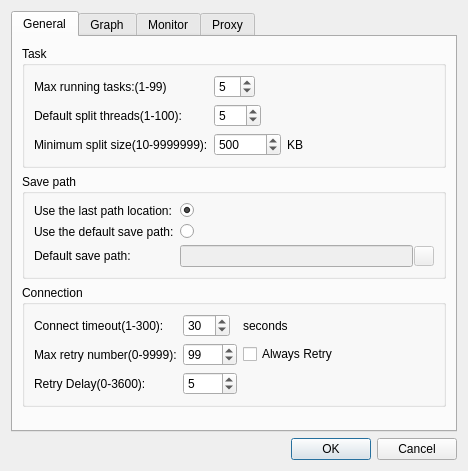
<?xml version="1.0" encoding="UTF-8"?>
<ui version="4.0">
 <class>preferences</class>
 <widget class="QDialog" name="preferences">
  <property name="geometry">
   <rect>
    <x>0</x>
    <y>0</y>
    <width>468</width>
    <height>471</height>
   </rect>
  </property>
  <property name="windowTitle">
   <string>preferences</string>
  </property>
  <layout class="QVBoxLayout" name="verticalLayout_2">
   <item>
    <layout class="QVBoxLayout" name="verticalLayout">
     <item>
      <widget class="QTabWidget" name="tabWidget">
       <property name="locale">
        <locale language="Chinese" country="China"/>
       </property>
       <property name="currentIndex">
        <number>0</number>
       </property>
       <widget class="QWidget" name="General">
        <attribute name="title">
         <string>General</string>
        </attribute>
        <layout class="QVBoxLayout" name="verticalLayout_9">
         <item>
          <widget class="QGroupBox" name="taskGroupBox">
           <property name="title">
            <string>Task</string>
           </property>
           <layout class="QVBoxLayout" name="verticalLayout_3">
            <item>
             <layout class="QGridLayout" name="gridLayout">
              <item row="1" column="0">
               <widget class="QLabel" name="label">
                <property name="text">
                 <string>Default split threads(1-100):</string>
                </property>
               </widget>
              </item>
              <item row="1" column="1">
               <widget class="QSpinBox" name="splitSpinBox">
                <property name="sizePolicy">
                 <sizepolicy hsizetype="Fixed" vsizetype="Fixed">
                  <horstretch>0</horstretch>
                  <verstretch>0</verstretch>
                 </sizepolicy>
                </property>
                <property name="minimum">
                 <number>1</number>
                </property>
                <property name="maximum">
                 <number>100</number>
                </property>
                <property name="value">
                 <number>5</number>
                </property>
               </widget>
              </item>
              <item row="2" column="1">
               <layout class="QHBoxLayout" name="horizontalLayout_2">
                <item>
                 <widget class="QSpinBox" name="minimumSplitSizeSpinBox">
                  <property name="sizePolicy">
                   <sizepolicy hsizetype="Fixed" vsizetype="Fixed">
                    <horstretch>0</horstretch>
                    <verstretch>0</verstretch>
                   </sizepolicy>
                  </property>
                  <property name="minimum">
                   <number>10</number>
                  </property>
                  <property name="maximum">
                   <number>9999999</number>
                  </property>
                  <property name="value">
                   <number>500</number>
                  </property>
                 </widget>
                </item>
                <item>
                 <widget class="QLabel" name="label_8">
                  <property name="text">
                   <string>KB</string>
                  </property>
                 </widget>
                </item>
                <item>
                 <spacer name="horizontalSpacer_2">
                  <property name="orientation">
                   <enum>Qt::Horizontal</enum>
                  </property>
                  <property name="sizeHint" stdset="0">
                   <size>
                    <width>40</width>
                    <height>20</height>
                   </size>
                  </property>
                 </spacer>
                </item>
               </layout>
              </item>
              <item row="0" column="0">
               <widget class="QLabel" name="label_17">
                <property name="text">
                 <string>Max running tasks:(1-99)</string>
                </property>
               </widget>
              </item>
              <item row="0" column="1">
               <layout class="QHBoxLayout" name="horizontalLayout_3">
                <item>
                 <widget class="QSpinBox" name="maxRunningTasksSpinBox">
                  <property name="minimum">
                   <number>1</number>
                  </property>
                  <property name="value">
                   <number>5</number>
                  </property>
                 </widget>
                </item>
                <item>
                 <spacer name="horizontalSpacer_5">
                  <property name="orientation">
                   <enum>Qt::Horizontal</enum>
                  </property>
                  <property name="sizeHint" stdset="0">
                   <size>
                    <width>40</width>
                    <height>20</height>
                   </size>
                  </property>
                 </spacer>
                </item>
               </layout>
              </item>
              <item row="2" column="0">
               <widget class="QLabel" name="label_7">
                <property name="text">
                 <string>Minimum split size(10-9999999):</string>
                </property>
               </widget>
              </item>
             </layout>
            </item>
           </layout>
          </widget>
         </item>
         <item>
          <widget class="QGroupBox" name="groupBox_4">
           <property name="title">
            <string>Save path</string>
           </property>
           <layout class="QVBoxLayout" name="verticalLayout_5">
            <item>
             <layout class="QGridLayout" name="gridLayout_5">
              <item row="3" column="0">
               <widget class="QLabel" name="label_2">
                <property name="text">
                 <string>Default save path:</string>
                </property>
               </widget>
              </item>
              <item row="3" column="1">
               <layout class="QHBoxLayout" name="horizontalLayout">
                <property name="spacing">
                 <number>1</number>
                </property>
                <property name="sizeConstraint">
                 <enum>QLayout::SetDefaultConstraint</enum>
                </property>
                <property name="topMargin">
                 <number>0</number>
                </property>
                <property name="bottomMargin">
                 <number>0</number>
                </property>
                <item>
                 <widget class="QLineEdit" name="saveToLineEdit">
                  <property name="enabled">
                   <bool>false</bool>
                  </property>
                 </widget>
                </item>
                <item>
                 <widget class="QPushButton" name="saveToPushButton">
                  <property name="enabled">
                   <bool>false</bool>
                  </property>
                  <property name="sizePolicy">
                   <sizepolicy hsizetype="Fixed" vsizetype="Fixed">
                    <horstretch>0</horstretch>
                    <verstretch>0</verstretch>
                   </sizepolicy>
                  </property>
                  <property name="minimumSize">
                   <size>
                    <width>16</width>
                    <height>0</height>
                   </size>
                  </property>
                  <property name="maximumSize">
                   <size>
                    <width>20</width>
                    <height>20</height>
                   </size>
                  </property>
                  <property name="text">
                   <string/>
                  </property>
                  <property name="icon">
                   <iconset resource="../netfleet.qrc">
                    <normaloff>:/images/open.png</normaloff>:/images/open.png</iconset>
                  </property>
                 </widget>
                </item>
               </layout>
              </item>
              <item row="1" column="1">
               <widget class="QRadioButton" name="useLastPathRadioButton">
                <property name="layoutDirection">
                 <enum>Qt::LeftToRight</enum>
                </property>
                <property name="text">
                 <string/>
                </property>
                <property name="checked">
                 <bool>true</bool>
                </property>
               </widget>
              </item>
              <item row="2" column="1">
               <widget class="QRadioButton" name="useDefaultPathRadioButton">
                <property name="layoutDirection">
                 <enum>Qt::LeftToRight</enum>
                </property>
                <property name="text">
                 <string/>
                </property>
               </widget>
              </item>
              <item row="1" column="0">
               <widget class="QLabel" name="label_18">
                <property name="text">
                 <string>Use the last path location:</string>
                </property>
               </widget>
              </item>
              <item row="2" column="0">
               <widget class="QLabel" name="label_19">
                <property name="text">
                 <string>Use the default save path:</string>
                </property>
               </widget>
              </item>
             </layout>
            </item>
           </layout>
          </widget>
         </item>
         <item>
          <widget class="QGroupBox" name="groupBox_2">
           <property name="title">
            <string>Connection</string>
           </property>
           <layout class="QVBoxLayout" name="verticalLayout_6">
            <item>
             <layout class="QGridLayout" name="gridLayout_2">
              <item row="0" column="0">
               <widget class="QLabel" name="label_3">
                <property name="sizePolicy">
                 <sizepolicy hsizetype="Preferred" vsizetype="Preferred">
                  <horstretch>0</horstretch>
                  <verstretch>0</verstretch>
                 </sizepolicy>
                </property>
                <property name="text">
                 <string>Connect timeout(1-300):</string>
                </property>
               </widget>
              </item>
              <item row="0" column="1">
               <widget class="QSpinBox" name="connectTimeOutSpinBox">
                <property name="sizePolicy">
                 <sizepolicy hsizetype="Fixed" vsizetype="Fixed">
                  <horstretch>0</horstretch>
                  <verstretch>0</verstretch>
                 </sizepolicy>
                </property>
                <property name="minimum">
                 <number>1</number>
                </property>
                <property name="maximum">
                 <number>300</number>
                </property>
                <property name="value">
                 <number>30</number>
                </property>
               </widget>
              </item>
              <item row="1" column="0">
               <widget class="QLabel" name="label_4">
                <property name="text">
                 <string>Max retry number(0-9999):</string>
                </property>
               </widget>
              </item>
              <item row="1" column="1">
               <widget class="QSpinBox" name="maxRetryNumberSpinBox">
                <property name="maximum">
                 <number>9999</number>
                </property>
                <property name="value">
                 <number>99</number>
                </property>
               </widget>
              </item>
              <item row="2" column="0">
               <widget class="QLabel" name="label_5">
                <property name="text">
                 <string>Retry Delay(0-3600):</string>
                </property>
               </widget>
              </item>
              <item row="2" column="1">
               <widget class="QSpinBox" name="retryDelaySpinBox">
                <property name="maximum">
                 <number>3600</number>
                </property>
                <property name="value">
                 <number>5</number>
                </property>
               </widget>
              </item>
              <item row="0" column="3">
               <spacer name="horizontalSpacer">
                <property name="orientation">
                 <enum>Qt::Horizontal</enum>
                </property>
                <property name="sizeHint" stdset="0">
                 <size>
                  <width>40</width>
                  <height>20</height>
                 </size>
                </property>
               </spacer>
              </item>
              <item row="0" column="2">
               <widget class="QLabel" name="label_6">
                <property name="text">
                 <string>seconds</string>
                </property>
               </widget>
              </item>
              <item row="1" column="2">
               <widget class="QCheckBox" name="alwaysRetryCheckBox">
                <property name="text">
                 <string>Always Retry</string>
                </property>
                <property name="checked">
                 <bool>false</bool>
                </property>
               </widget>
              </item>
             </layout>
            </item>
           </layout>
          </widget>
         </item>
         <item>
          <spacer name="verticalSpacer_2">
           <property name="orientation">
            <enum>Qt::Vertical</enum>
           </property>
           <property name="sizeHint" stdset="0">
            <size>
             <width>20</width>
             <height>40</height>
            </size>
           </property>
          </spacer>
         </item>
        </layout>
       </widget>
       <widget class="QWidget" name="Graph">
        <attribute name="title">
         <string>Graph</string>
        </attribute>
        <layout class="QVBoxLayout" name="verticalLayout_4">
         <item>
          <widget class="QGroupBox" name="groupBox">
           <property name="title">
            <string>Speed graph</string>
           </property>
           <layout class="QVBoxLayout" name="verticalLayout_7">
            <item>
             <layout class="QGridLayout" name="gridLayout_3">
              <item row="0" column="0">
               <widget class="QLabel" name="label_9">
                <property name="text">
                 <string>Max speed(10-99999):</string>
                </property>
               </widget>
              </item>
              <item row="1" column="0">
               <widget class="QLabel" name="label_10">
                <property name="text">
                 <string>Widget Height(10-300):</string>
                </property>
               </widget>
              </item>
              <item row="0" column="2">
               <widget class="QLabel" name="label_11">
                <property name="text">
                 <string>KB/s</string>
                </property>
               </widget>
              </item>
              <item row="0" column="1">
               <widget class="QSpinBox" name="maxSpeedSpinBox">
                <property name="minimum">
                 <number>10</number>
                </property>
                <property name="maximum">
                 <number>99999</number>
                </property>
                <property name="value">
                 <number>200</number>
                </property>
               </widget>
              </item>
              <item row="1" column="1">
               <widget class="QSpinBox" name="maxHeightSpinBox">
                <property name="minimum">
                 <number>10</number>
                </property>
                <property name="maximum">
                 <number>300</number>
                </property>
                <property name="value">
                 <number>60</number>
                </property>
               </widget>
              </item>
              <item row="1" column="2">
               <widget class="QLabel" name="label_12">
                <property name="text">
                 <string>Pixel</string>
                </property>
               </widget>
              </item>
              <item row="2" column="0">
               <widget class="QLabel" name="label_13">
                <property name="text">
                 <string>Pixel width(1-99):</string>
                </property>
               </widget>
              </item>
              <item row="2" column="1">
               <widget class="QSpinBox" name="pixelWidthSpinBox">
                <property name="minimum">
                 <number>1</number>
                </property>
                <property name="value">
                 <number>2</number>
                </property>
               </widget>
              </item>
              <item row="0" column="3">
               <spacer name="horizontalSpacer_3">
                <property name="orientation">
                 <enum>Qt::Horizontal</enum>
                </property>
                <property name="sizeHint" stdset="0">
                 <size>
                  <width>40</width>
                  <height>20</height>
                 </size>
                </property>
               </spacer>
              </item>
              <item row="2" column="2">
               <widget class="QLabel" name="label_14">
                <property name="text">
                 <string>Pixel</string>
                </property>
               </widget>
              </item>
             </layout>
            </item>
           </layout>
          </widget>
         </item>
         <item>
          <widget class="QGroupBox" name="groupBox_3">
           <property name="title">
            <string>Blocks graph</string>
           </property>
           <layout class="QVBoxLayout" name="verticalLayout_8">
            <item>
             <layout class="QGridLayout" name="gridLayout_4">
              <item row="0" column="0">
               <widget class="QLabel" name="label_15">
                <property name="text">
                 <string>Block size(10-999999):</string>
                </property>
               </widget>
              </item>
              <item row="0" column="1">
               <widget class="QSpinBox" name="blockSizeSpinBox">
                <property name="minimum">
                 <number>10</number>
                </property>
                <property name="maximum">
                 <number>999999</number>
                </property>
                <property name="value">
                 <number>500</number>
                </property>
               </widget>
              </item>
              <item row="0" column="2">
               <widget class="QLabel" name="label_16">
                <property name="text">
                 <string>KB</string>
                </property>
               </widget>
              </item>
              <item row="0" column="3">
               <spacer name="horizontalSpacer_4">
                <property name="orientation">
                 <enum>Qt::Horizontal</enum>
                </property>
                <property name="sizeHint" stdset="0">
                 <size>
                  <width>40</width>
                  <height>20</height>
                 </size>
                </property>
               </spacer>
              </item>
             </layout>
            </item>
           </layout>
          </widget>
         </item>
         <item>
          <spacer name="verticalSpacer">
           <property name="orientation">
            <enum>Qt::Vertical</enum>
           </property>
           <property name="sizeHint" stdset="0">
            <size>
             <width>20</width>
             <height>40</height>
            </size>
           </property>
          </spacer>
         </item>
        </layout>
       </widget>
       <widget class="QWidget" name="Monitor">
        <attribute name="title">
         <string>Monitor</string>
        </attribute>
        <layout class="QVBoxLayout" name="verticalLayout_11">
         <item>
          <widget class="QGroupBox" name="groupBox_5">
           <property name="title">
            <string>Clipboard</string>
           </property>
           <layout class="QVBoxLayout" name="verticalLayout_10">
            <item>
             <widget class="QCheckBox" name="monitorClipboardCheckBox">
              <property name="text">
               <string>Monitor these file types</string>
              </property>
             </widget>
            </item>
            <item>
             <widget class="QTextEdit" name="monitorTypesTextEdit"/>
            </item>
           </layout>
          </widget>
         </item>
         <item>
          <spacer name="verticalSpacer_3">
           <property name="orientation">
            <enum>Qt::Vertical</enum>
           </property>
           <property name="sizeHint" stdset="0">
            <size>
             <width>20</width>
             <height>128</height>
            </size>
           </property>
          </spacer>
         </item>
        </layout>
       </widget>
       <widget class="QWidget" name="Proxy">
        <attribute name="title">
         <string>Proxy</string>
        </attribute>
        <layout class="QVBoxLayout" name="verticalLayout_12">
         <item>
          <widget class="QTableWidget" name="proxyTableWidget">
           <property name="editTriggers">
            <set>QAbstractItemView::NoEditTriggers</set>
           </property>
           <property name="selectionMode">
            <enum>QAbstractItemView::SingleSelection</enum>
           </property>
           <property name="selectionBehavior">
            <enum>QAbstractItemView::SelectRows</enum>
           </property>
           <column>
            <property name="text">
             <string>Title</string>
            </property>
           </column>
           <column>
            <property name="text">
             <string>Host</string>
            </property>
           </column>
           <column>
            <property name="text">
             <string>Port</string>
            </property>
           </column>
           <column>
            <property name="text">
             <string>Type</string>
            </property>
           </column>
           <column>
            <property name="text">
             <string>User</string>
            </property>
           </column>
           <column>
            <property name="text">
             <string>Password</string>
            </property>
           </column>
          </widget>
         </item>
         <item>
          <layout class="QHBoxLayout" name="horizontalLayout_4">
           <item>
            <spacer name="horizontalSpacer_6">
             <property name="orientation">
              <enum>Qt::Horizontal</enum>
             </property>
             <property name="sizeHint" stdset="0">
              <size>
               <width>40</width>
               <height>20</height>
              </size>
             </property>
            </spacer>
           </item>
           <item>
            <widget class="QPushButton" name="addProxyPushButton">
             <property name="text">
              <string>Add</string>
             </property>
            </widget>
           </item>
           <item>
            <widget class="QPushButton" name="editProxyPushButton">
             <property name="text">
              <string>Edit</string>
             </property>
            </widget>
           </item>
           <item>
            <widget class="QPushButton" name="deleteProxyPushButton">
             <property name="text">
              <string>Delete</string>
             </property>
            </widget>
           </item>
          </layout>
         </item>
        </layout>
       </widget>
      </widget>
     </item>
    </layout>
   </item>
   <item>
    <widget class="QDialogButtonBox" name="buttonBox">
     <property name="locale">
      <locale language="Chinese" country="China"/>
     </property>
     <property name="standardButtons">
      <set>QDialogButtonBox::Cancel|QDialogButtonBox::Ok</set>
     </property>
    </widget>
   </item>
  </layout>
 </widget>
 <resources>
  <include location="../netfleet.qrc"/>
 </resources>
 <connections>
  <connection>
   <sender>alwaysRetryCheckBox</sender>
   <signal>toggled(bool)</signal>
   <receiver>maxRetryNumberSpinBox</receiver>
   <slot>setDisabled(bool)</slot>
   <hints>
    <hint type="sourcelabel">
     <x>285</x>
     <y>210</y>
    </hint>
    <hint type="destinationlabel">
     <x>202</x>
     <y>211</y>
    </hint>
   </hints>
  </connection>
  <connection>
   <sender>buttonBox</sender>
   <signal>rejected()</signal>
   <receiver>preferences</receiver>
   <slot>reject()</slot>
   <hints>
    <hint type="sourcelabel">
     <x>252</x>
     <y>326</y>
    </hint>
    <hint type="destinationlabel">
     <x>252</x>
     <y>173</y>
    </hint>
   </hints>
  </connection>
  <connection>
   <sender>useLastPathRadioButton</sender>
   <signal>toggled(bool)</signal>
   <receiver>saveToLineEdit</receiver>
   <slot>setDisabled(bool)</slot>
   <hints>
    <hint type="sourcelabel">
     <x>312</x>
     <y>205</y>
    </hint>
    <hint type="destinationlabel">
     <x>301</x>
     <y>250</y>
    </hint>
   </hints>
  </connection>
  <connection>
   <sender>useLastPathRadioButton</sender>
   <signal>toggled(bool)</signal>
   <receiver>saveToPushButton</receiver>
   <slot>setDisabled(bool)</slot>
   <hints>
    <hint type="sourcelabel">
     <x>312</x>
     <y>205</y>
    </hint>
    <hint type="destinationlabel">
     <x>423</x>
     <y>249</y>
    </hint>
   </hints>
  </connection>
 </connections>
</ui>
